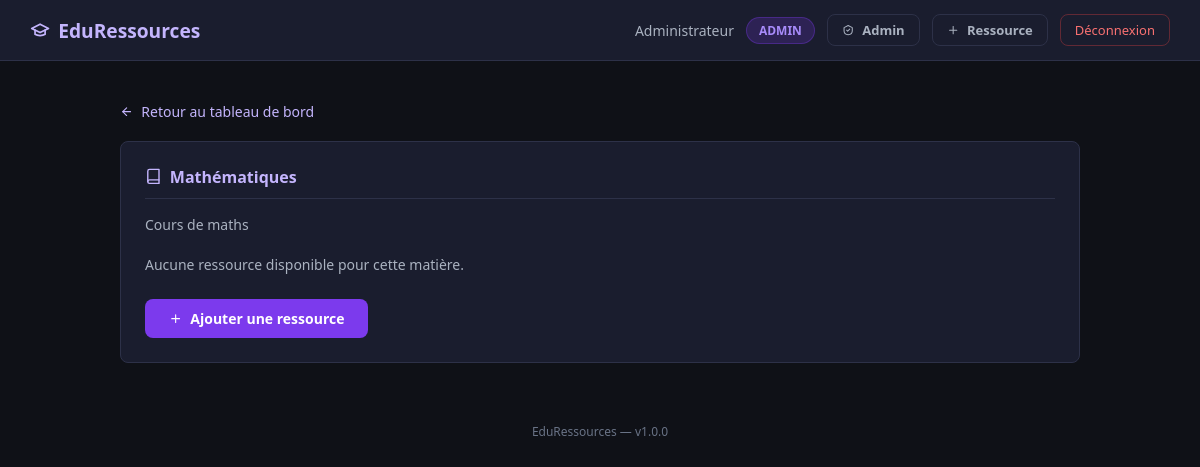
The app's page /ressources/1 (signed in) with its own data.
### app/app.py (models this page shows)
class User(UserMixin, db.Model):
    id = db.Column(db.Integer, primary_key=True)
    nom = db.Column(db.String(100), nullable=False)
    email = db.Column(db.String(150), unique=True, nullable=False)
    password = db.Column(db.String(200), nullable=False)
    role = db.Column(db.String(20), nullable=False, default='etudiant')
    date_creation = db.Column(db.DateTime, default=datetime.utcnow)

class Matiere(db.Model):
    id = db.Column(db.Integer, primary_key=True)
    nom = db.Column(db.String(100), nullable=False)
    description = db.Column(db.String(200))
    ressources = db.relationship('Ressource', backref='matiere', lazy=True)

### app/app.py (the view)
@app.route('/ressources/<int:matiere_id>')
@login_required
def ressources(matiere_id):
    matiere = Matiere.query.get_or_404(matiere_id)
    ressources = Ressource.query.filter_by(matiere_id=matiere_id).all()
    return render_template('ressources.html',
        matiere=matiere,
        ressources=ressources,
        version=APP_VERSION
    )

### app/app.py (called while the page is built)
@login_manager.user_loader
def load_user(user_id):
    return User.query.get(int(user_id))

### app/templates/ressources.html (shortened to what this page needs)
{% extends 'base.html' %}
{% block content %}
<div class="section-page">
    <a href="{{ url_for('dashboard') }}" class="back-link">
        <svg class="icon icon-sm" viewBox="0 0 24 24" aria-hidden="true">
            <path d="M19 12H5"></path>
            <path d="m12 19-7-7 7-7"></path>
        </svg>
        Retour au tableau de bord
    </a>
    <div class="card">
        <div class="card-title">
            <svg class="icon" viewBox="0 0 24 24" aria-hidden="true">
                <path d="M4 19.5A2.5 2.5 0 0 1 6.5 17H20"></path>
                <path d="M4 4.5A2.5 2.5 0 0 1 6.5 2H20v20H6.5A2.5 2.5 0 0 1 4 19.5v-15Z"></path>
            </svg>
            {{ matiere.nom }}
        </div>
        <p class="section-description">
            {{ matiere.description or 'Aucune description' }}
        </p>
        {% if ressources %}
            {% for r in ressources %}
            <div class="ressource-item">
                <div class="ressource-info">
                    <h4>
                        {{ r.titre }}
                        <span class="type-badge">{{ r.type_ressource or 'document' }}</span>
                    </h4>
                    <p>{{ r.description or 'Aucune description' }}</p>
                    <p class="meta-text">
                        Ajouté par {{ r.auteur.nom }} — {{ r.date_ajout.strftime('%d/%m/%Y') }}
                    </p>
                </div>
                {% if r.lien %}
                <a href="{{ r.lien }}" target="_blank" rel="noopener noreferrer" class="ressource-link">
                    Accéder
                    <svg class="icon icon-sm" viewBox="0 0 24 24" aria-hidden="true">
                        <path d="M7 17 17 7"></path>
                        <path d="M7 7h10v10"></path>
                    </svg>
                </a>
                {% endif %}
            </div>
            {% endfor %}
        {% else %}
            <p class="empty-state">
                Aucune ressource disponible pour cette matière.
            </p>
            {% if current_user.role in ['prof', 'admin'] %}
            <div class="form-actions">
                <a href="{{ url_for('ajouter_ressource') }}" class="btn btn-primary">
                    <svg class="icon icon-sm" viewBox="0 0 24 24" aria-hidden="true">
                        <path d="M12 5v14"></path>
                        <path d="M5 12h14"></path>
                    </svg>
                    Ajouter une ressource
                </a>
            </div>
            {% endif %}
        {% endif %}
    </div>
</div>
{% endblock %}

### app/templates/base.html (shortened to what this page needs)
<!DOCTYPE html>
<html lang="fr">
<head>
    <link rel="stylesheet" href="{{ url_for('static', filename='style.css') }}">
</head>
<body>
{% if current_user.is_authenticated %}
<nav class="navbar">
    <a href="{{ url_for('dashboard') }}" class="navbar-brand">
        <svg class="icon" viewBox="0 0 24 24" aria-hidden="true">
            <path d="M22 10 12 5 2 10l10 5 10-5Z"></path>
            <path d="M6 12v5c3 2 9 2 12 0v-5"></path>
        </svg>
        EduRessources
    </a>
    <div class="navbar-info">
        <span class="navbar-user">{{ current_user.nom }}</span>
        <span class="badge-role role-{{ current_user.role }}">{{ current_user.role }}</span>
        {% if current_user.role == 'admin' %}
        <a href="{{ url_for('admin') }}" class="btn-secondary btn btn-small">
            <svg class="icon icon-sm" viewBox="0 0 24 24" aria-hidden="true">
                <path d="M12 3 4 7v6c0 5 3.4 7.4 8 8 4.6-.6 8-3 8-8V7l-8-4Z"></path>
                <path d="M9 12l2 2 4-4"></path>
            </svg>
            Admin
        </a>
        {% endif %}
        {% if current_user.role in ['prof', 'admin'] %}
        <a href="{{ url_for('ajouter_ressource') }}" class="btn-secondary btn btn-small">
            <svg class="icon icon-sm" viewBox="0 0 24 24" aria-hidden="true">
                <path d="M12 5v14"></path>
                <path d="M5 12h14"></path>
            </svg>
            Ressource
        </a>
        {% endif %}
        <a href="{{ url_for('logout') }}" class="btn-logout">Déconnexion</a>
    </div>
</nav>
{% endif %}
<div class="container">
    {% block content %}{% endblock %}
</div>
<div class="footer">EduRessources — v{{ version if version is defined else '1.0.0' }}</div>
</body>
</html>

### app/static/style.css (style rules this page uses)
:root { --bg: #0f1117; --surface: #1a1d2e; --surface-raised: #202438; --surface-subtle: #12141f; --border: #2d3148; --text: #e2e8f0; --text-muted: #aab2c0; --text-soft: #8b95a7; --primary: #8b5cf6; --primary-strong: #7c3aed; --primary-soft: #7c3aed22; --success: #34d399; --danger: #f87171; --focus: #fbbf24; }
* { margin: 0; padding: 0; box-sizing: border-box; }
body { font-family: 'Segoe UI', sans-serif; background: var(--bg); color: var(--text); min-height: 100vh; }
.icon { width: 1.05em; height: 1.05em; flex: 0 0 auto; stroke: currentColor; stroke-width: 2; stroke-linecap: round; stroke-linejoin: round; fill: none; }
.icon-sm { width: 0.95em; height: 0.95em; }
.section-page { margin-top: 30px; }
.section-description { font-size: 14px; color: var(--text-muted); margin-bottom: 20px; }
.navbar { background: var(--surface); padding: 14px 30px; display: flex; justify-content: space-between; align-items: center; gap: 16px; border-bottom: 1px solid var(--border); position: sticky; top: 0; z-index: 100; }
.navbar-brand { font-size: 1.2rem; font-weight: 700; color: #c4b5fd; text-decoration: none; display: inline-flex; align-items: center; gap: 8px; white-space: nowrap; }
.navbar-info { display: flex; align-items: center; justify-content: flex-end; gap: 12px; flex-wrap: wrap; }
.navbar-user { font-size: 14px; color: var(--text-muted); }
.badge-role { padding: 4px 12px; border-radius: 20px; font-size: 12px; font-weight: 600; text-transform: uppercase; }
.role-admin { background: #7c3aed33; color: #a78bfa; border: 1px solid #7c3aed55; }
.btn-logout { background: transparent; border: 1px solid #ef444455; color: var(--danger); padding: 6px 14px; border-radius: 8px; cursor: pointer; font-size: 13px; text-decoration: none; transition: all 0.2s; }
.container { max-width: 1000px; margin: 40px auto; padding: 0 20px; }
.card { background: var(--surface); border: 1px solid var(--border); border-radius: 8px; padding: 24px; margin-bottom: 20px; }
.card-title { font-size: 1rem; font-weight: 600; color: #c4b5fd; margin-bottom: 16px; padding-bottom: 10px; border-bottom: 1px solid var(--border); display: flex; align-items: center; gap: 8px; }
.form-actions { display: flex; gap: 12px; margin-top: 24px; flex-wrap: wrap; }
.btn { padding: 10px 24px; border-radius: 8px; font-size: 14px; font-weight: 600; cursor: pointer; border: none; transition: all 0.2s; text-decoration: none; display: inline-flex; align-items: center; justify-content: center; gap: 8px; }
.btn-small { padding: 6px 14px; font-size: 13px; }
.btn-primary { background: var(--primary-strong); color: white; }
.btn-secondary { background: transparent; border: 1px solid var(--border); color: var(--text-muted); }
.back-link { display: inline-flex; align-items: center; gap: 8px; color: #c4b5fd; text-decoration: none; font-size: 14px; margin-bottom: 20px; }
.footer { text-align: center; padding: 20px; color: #697386; font-size: 12px; margin-top: 40px; }
.empty-state { color: var(--text-muted); font-size: 14px; line-height: 1.5; }

### records on screen
User: nom "Administrateur", role "ADMIN"
Matiere: nom "Mathématiques", description "Cours de maths"

### other values on screen
{{ version if version is defined else '1.0.0' }} "1.0.0"
